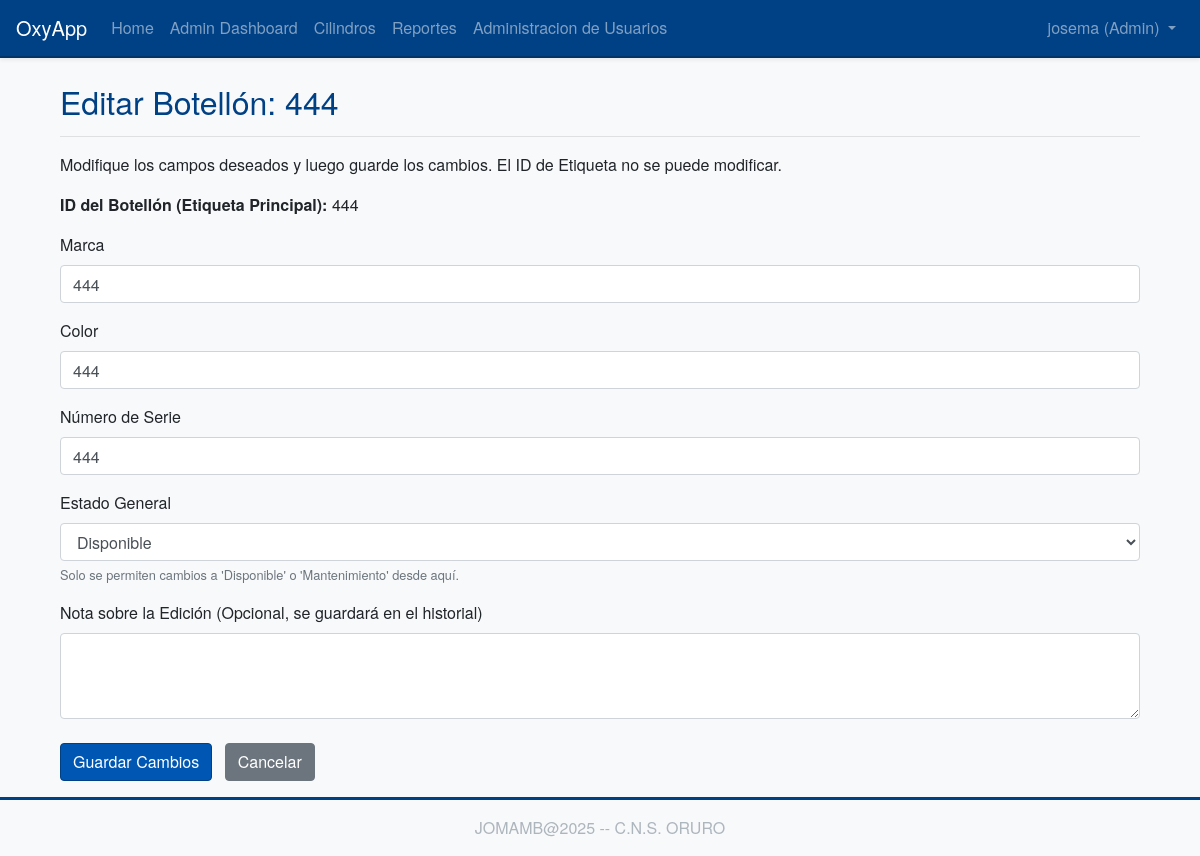
The page /cylinders/4/edit (signed in) on the database its author committed.
### app/models/user.py (models this page shows, shortened)
class User(UserMixin, db.Model):
    __tablename__ = 'user'
    id = db.Column(db.Integer, primary_key=True)
    username = db.Column(db.String(64), index=True, unique=True, nullable=False)
    email = db.Column(db.String(120), index=True, unique=True, nullable=False)
    password_hash = db.Column(db.String(128))
    nombre = db.Column(db.String(64), index=True, nullable=True)
    apellidos = db.Column(db.String(128), index=True, nullable=True)
    role = db.Column(db.String(10), default='user', nullable=False)
    movimientos_registrados = db.relationship(
        'HistorialMovimiento',
        foreign_keys=[HistorialMovimiento.user_id],
        backref=db.backref('usuario', lazy='joined'),
        lazy='dynamic',
        order_by=desc(HistorialMovimiento.fecha_movimiento)
    )

### app/models/cylinder.py (models this page shows, shortened)
class Cylinder(db.Model):
    __tablename__ = 'cylinder'
    id = db.Column(db.Integer, primary_key=True)
    cylinder_id_tag = db.Column(db.String(64), index=True, unique=True, nullable=False)
    status = db.Column(db.String(64), default='available', nullable=False)
    creation_date = db.Column(db.DateTime, index=True, default=datetime.utcnow)
    reception_date = db.Column(db.DateTime, nullable=True, index=True)
    delivery_date = db.Column(db.DateTime, nullable=True, index=True)
    marca = db.Column(db.String(80), nullable=True)
    color = db.Column(db.String(50), nullable=True)
    numero_serie = db.Column(db.String(80), nullable=True, index=True)
    esta_activo = db.Column(db.Boolean, default=True, nullable=True, index=True)##solo para pruebas
    historial_movimientos = db.relationship(
        'HistorialMovimiento',
        backref='cilindro',
        lazy='dynamic',
        order_by='HistorialMovimiento.fecha_movimiento.desc()'
    )

### app/routes/cylinders.py (the view, shortened to what this page needs)
@bp.route('/<int:cylinder_id>/edit', methods=['GET', 'POST'])
@login_required
def edit_cylinder(cylinder_id):
    cylinder = Cylinder.query.get_or_404(cylinder_id)
    form = EditCylinderForm(obj=cylinder if request.method == 'GET' else None)
    return render_template('cylinders/edit_cylinder.html',
                           title=f'Editar Botellón: {cylinder.cylinder_id_tag}',
                           form=form,
                           cylinder_id_tag_display=cylinder.cylinder_id_tag)

### app/forms.py
class EditCylinderForm(FlaskForm):
    marca = StringField('Marca', validators=[Optional(), Length(max=80)])
    color = StringField('Color', validators=[Optional(), Length(max=50)])
    numero_serie = StringField('Número de Serie', validators=[Optional(), Length(max=80)])
    status = SelectField('Estado General', choices=[
        ('available', 'Disponible'),
        ('maintenance', 'Mantenimiento'),
    ], validators=[DataRequired(message="Seleccione un estado.")])
    nota_edicion = TextAreaField('Nota sobre la Edición (Opcional, se guardará en el historial)', validators=[Optional(), Length(max=500)])
    submit = SubmitField('Guardar Cambios')

### app/models/user.py (called while the page is built)
@login.user_loader
def load_user(id):
    return User.query.get(int(id))

### app/templates/cylinders/edit_cylinder.html (shortened to what this page needs)
{% extends "base.html" %}
{% import "bootstrap_wtf.html" as wtf %}
{% block content %}
<div class="container mt-4">
    <h2>{{ title }}</h2>
    <hr>
    <p>Modifique los campos deseados y luego guarde los cambios. El ID de Etiqueta no se puede modificar.</p>
    <div class="mb-3">
        <strong>ID del Botellón (Etiqueta Principal):</strong> {{ cylinder_id_tag_display }}
    </div>
    <form method="POST" action="">
        <div class="form-group">
            {{ form.marca.label(class="form-control-label") }}
            {{ form.marca(class="form-control" + (" is-invalid" if form.marca.errors else "")) }}
        </div>
        <div class="form-group">
            {{ form.color.label(class="form-control-label") }}
            {{ form.color(class="form-control" + (" is-invalid" if form.color.errors else "")) }}
        </div>
        <div class="form-group">
            {{ form.numero_serie.label(class="form-control-label") }}
            {{ form.numero_serie(class="form-control" + (" is-invalid" if form.numero_serie.errors else "")) }}
        </div>
        <div class="form-group">
            {{ form.status.label(class="form-control-label") }}
            {{ form.status(class="form-control" + (" is-invalid" if form.status.errors else "")) }}
            <small class="form-text text-muted">Solo se permiten cambios a 'Disponible' o 'Mantenimiento' desde aquí.</small>
        </div>
        <div class="form-group">
            {{ form.nota_edicion.label(class="form-control-label") }}
            {{ form.nota_edicion(class="form-control" + (" is-invalid" if form.nota_edicion.errors else ""), rows=3) }}
        </div>
        <div class="form-group mt-4">
        {{ form.submit(class="btn btn-primary") }}
            <a href="{{ url_for('cylinders.view_cylinder', cylinder_id=request.view_args.cylinder_id) }}" class="btn btn-secondary ml-2">Cancelar</a>
        </div>
    </form>
</div>
{% endblock %}

### app/templates/base.html (shortened to what this page needs)
<!doctype html>
<html lang="en">
  <head>
    <link rel="stylesheet" href="https://stackpath.bootstrapcdn.com/bootstrap/4.5.2/css/bootstrap.min.css">
    <link rel="stylesheet" href="{{ url_for('static', filename='css/custom.css') }}">
    <link rel="stylesheet" href="{{ url_for('static', filename='css/print.css') }}" media="print">
  </head>
  <body>
    <nav class="navbar navbar-expand-lg navbar-dark bg-primary shadow-sm">
      <a class="navbar-brand" href="{{ url_for('main.index') }}">OxyApp</a>
      <div class="collapse navbar-collapse" id="navbarNav">
        <ul class="navbar-nav mr-auto">
          <li class="nav-item">
            <a class="nav-link" href="{{ url_for('main.index') }}">Home</a>
          </li>
          {% if current_user.is_authenticated %}
            {% if current_user.role == 'user' %}
            <li class="nav-item">
              <a class="nav-link" href="{{ url_for('main.dashboard') }}">Dashboard</a>
            </li>
            {% elif current_user.role == 'admin' %}
            <li class="nav-item">
              <a class="nav-link" href="{{ url_for('admin.dashboard') }}">Admin Dashboard</a>
            </li>
            {% endif %}
          <li class="nav-item">
            <a class="nav-link" href="{{ url_for('cylinders.index') }}">Cilindros</a>
          </li>
          <li class="nav-item">
            <a class="nav-link" href="{{ url_for('reports.index') }}">Reportes</a>
          </li>
          {% if current_user.role == 'admin' %}
          <li class="nav-item">
            <a class="nav-link" href="{{ url_for('admin.manage_users') }}">Administracion de Usuarios</a>
          </li>
          {% endif %}
          {% endif %}
        </ul>
        <ul class="navbar-nav">
          {% if current_user.is_anonymous %}
          <li class="nav-item">
            <a class="nav-link" href="{{ url_for('auth.login') }}">Login</a>
          </li>
          <li class="nav-item">
            <a class="nav-link btn btn-outline-light btn-sm" href="{{ url_for('auth.register') }}">Registro</a>
          </li>
          {% else %}
          <li class="nav-item dropdown">
            <a class="nav-link dropdown-toggle" href="#" id="navbarDropdown" role="button" data-toggle="dropdown" aria-haspopup="true" aria-expanded="false">
              {{ current_user.username }} ({{ current_user.role | title }})
            </a>
          </li>
          {% endif %}
        </ul>
      </div>
    </nav>
    <main role="main" class="container mt-4">
      {% block content %}{% endblock %}
    </main>
    <footer class="footer mt-auto py-3 bg-light text-center">
        <div class="container">
            <span class="text-muted">JOMAMB@2025 -- C.N.S. ORURO</span>
        </div>
    </footer>
  </body>
</html>

### app/static/css/custom.css (style rules this page uses)
body { font-family: 'Helvetica Neue', Helvetica, Arial, sans-serif; background-color: #f8f9fa; color: #212529; }
.navbar-dark.bg-primary { background-color: #004085 !important; border-bottom: 2px solid #003366; }
.navbar-dark .navbar-brand, .navbar-dark .navbar-brand:hover, .navbar-dark .navbar-brand:focus, .navbar-dark .nav-link { color: #ffffff; }
.btn-primary { background-color: #0056b3; border-color: #004085; }
.footer { background-color: #343a40; color: #f8f9fa; padding-top: 1.5rem; padding-bottom: 1.5rem; border-top: 3px solid #004085; }
.footer .text-muted { color: #adb5bd !important; }
h1, h2, h3, h4, h5, .display-4 { color: #004085; }

### rows shown on the page
User: username "josema", role "Admin"
Cylinder: cylinder_id_tag "444", marca "444", color "444", numero_serie "444", status "Disponible"

### other values the page prints
{{ title }} "Editar Botellón: 444"
